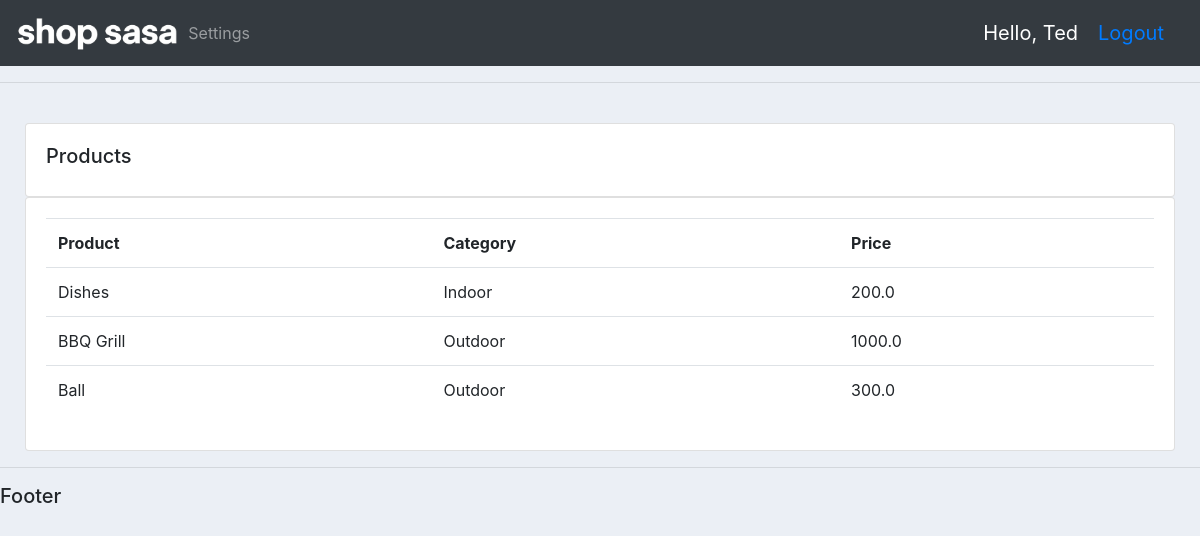
/products/ (signed in), run on the app's committed database.
### accounts/models.py (models this page shows, shortened)
class Product(models.Model):
    CATEGORY = (
        ('Indoor', 'Indoor'),
        ('Outdoor', 'Outdoor'),
    )
    name = models.CharField(max_length=100, null=True)
    price = models.FloatField(null=True)
    category = models.CharField(max_length=100, null=True, choices=CATEGORY)
    description = models.CharField(max_length=100, null=True, blank=True)
    date_created = models.DateTimeField(auto_now_add=True, null=True)
    tags = models.ManyToManyField(Tag)

### accounts/views.py (the view)
# urls.py: path('products/', views.products, name='products'),
@login_required(login_url='login')
def products(request):
    products = Product.objects.all()
    return render(request, 'accounts/products.html', {'products':products})

### accounts/templates/accounts/products.html
{% extends 'accounts/base.html' %}
{% block content %}
    <br>
    <div class="row" style="margin-left: 10px;margin-right: 10px">
        <div class="col-md">
            <div class="card card-body">
                <h5>Products</h5>
            </div>
            <div class="card card-body">
                <table class="table">
                    <tr>
                        <th>Product</th>
                        <th>Category</th>
                        <th>Price</th>
                    </tr>
                    {% for product in products %}
                        <tr>
                            <td>{{ product.name }}</td>
                            <td>{{ product.category }}</td>
                            <td>{{ product.price }}</td>
                        </tr>
                    {% endfor %}
                </table>
            </div>
        </div>
    </div>
{% endblock %}

### accounts/templates/accounts/navbar.html (shortened to what this page needs)
{% load static %}
<nav class="navbar navbar-expand-lg navbar-dark bg-dark">
    <img src="{% static 'images/logo.png' %}" alt="" height="50">
  <div class="collapse navbar-collapse" id="navbarNav">
    <ul class="navbar-nav">
      {% if request.user.is_staff %}
        <li class="nav-item active">
          <a class="nav-link" href="{% url 'home' %}">Dashboard <span class="sr-only">(current)</span></a>
        </li>
        <li class="nav-item">
          <a class="nav-link" href="{% url 'products' %}">Products</a>
        </li>
      {% else %}
        <li class="nav-item">
          <a class="nav-link" href="{% url 'account' %}">Settings</a>
        </li>
      {% endif %}
    </ul>
  </div>
  <span class="hello-msg">Hello, {{ request.user }}</span>
  <span class="hello-msg"><a href="{% url 'logout' %}">Logout</a></span>
</nav>

### static/css/main.css (style rules this page uses)
body { background-color: #ebeff5; }

### accounts/templates/accounts/navbar.html (style rules this page uses)
.hello-msg { font-size: 20px; margin-right: 20px; color: #ffffff; }

### data on the page
Product: name "Dishes", category "Indoor", price "200.0"
Product: name "BBQ Grill", category "Outdoor", price "1000.0"
Product: name "Ball", category "Outdoor", price "300.0"

### other printed values
{{ request.user }} "Ted"
